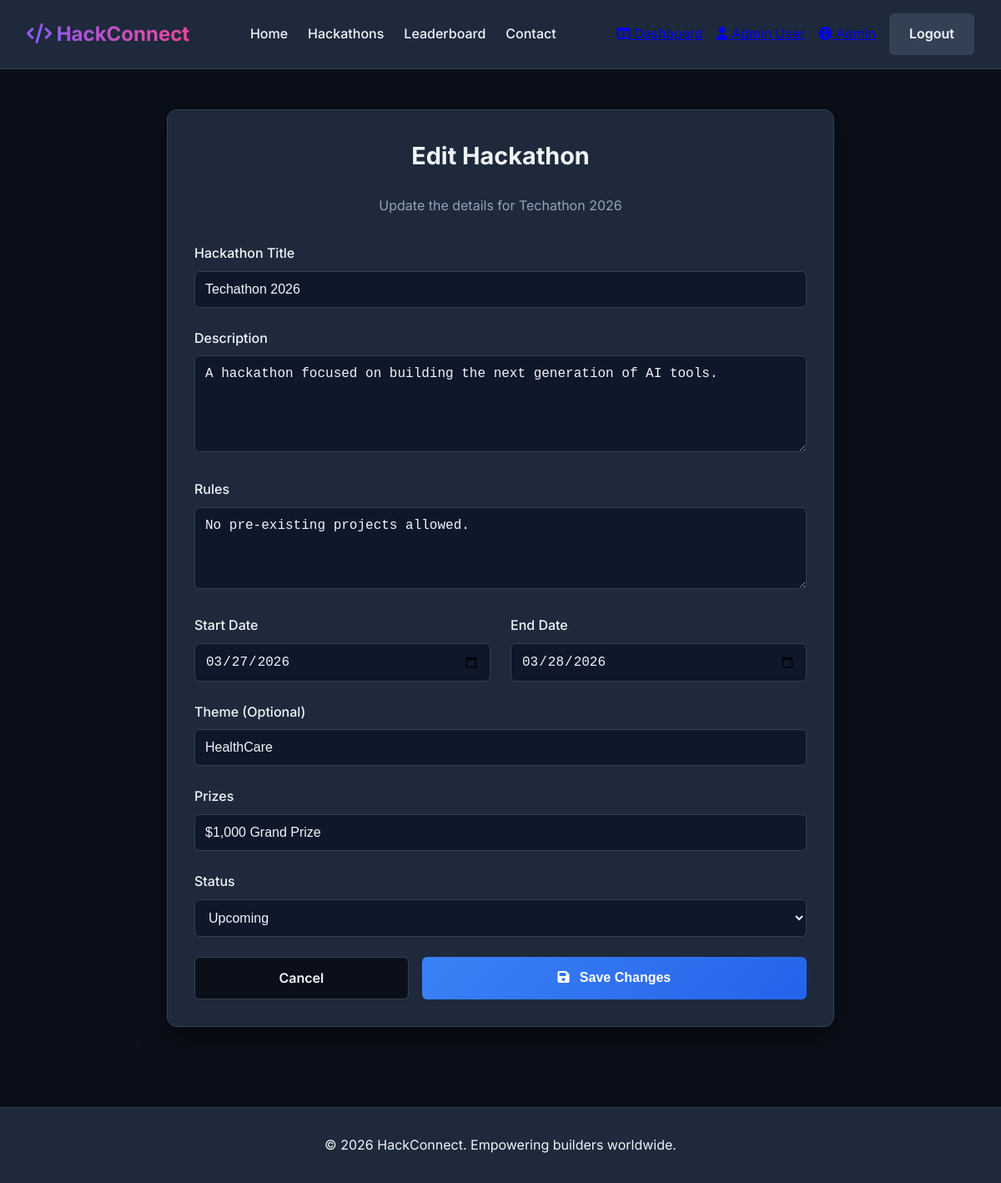
The app's page /hackathon/5/edit (signed in) with its own data.
### tables this page shows
CREATE TABLE hackathons (
    id INTEGER PRIMARY KEY AUTOINCREMENT,
    title TEXT NOT NULL,
    description TEXT NOT NULL,
    start_date TEXT NOT NULL,
    end_date TEXT NOT NULL,
    theme TEXT,
    rules TEXT,
    prize_info TEXT,
    status TEXT DEFAULT 'upcoming', -- 'upcoming', 'active', 'completed'
    organizer_id INTEGER NOT NULL, prizes TEXT,
    FOREIGN KEY(organizer_id) REFERENCES users(id)
);

### app.py (the view, shortened to what this page needs)
@app.route('/hackathon/<int:id>/edit', methods=['GET', 'POST'])
def edit_hackathon(id):
    if g.user is None or g.user['role'] not in ['admin', 'organizer']:
        flash('Unauthorized.', 'error')
        return redirect(url_for('dashboard'))
    conn = get_db_connection()
    hackathon = conn.execute('SELECT * FROM hackathons WHERE id = ?', (id,)).fetchone()
    if not hackathon or (hackathon['organizer_id'] != g.user['id'] and g.user['role'] != 'admin'):
        conn.close()
        flash('You do not have permission to edit this hackathon.', 'error')
        return redirect(url_for('admin'))
    conn.close()
    return render_template('edit_hackathon.html', hackathon=hackathon)

### app.py (called while the page is built)
def get_db_connection():
    conn = sqlite3.connect('database.db')
    conn.row_factory = sqlite3.Row
    return conn

@app.before_request
def load_logged_in_user():
    user_id = session.get('user_id')
    if user_id is None:
        g.user = None
    else:
        conn = get_db_connection()
        user = conn.execute('SELECT * FROM users WHERE id = ?', (user_id,)).fetchone()
        conn.close()
        if user:
            g.user = dict(user)
        else:
            g.user = None

### templates/edit_hackathon.html (shortened to what this page needs)
{% extends "layout.html" %}
{% block content %}
<div class="auth-container mt-4" style="max-width: 800px;">
    <h1 class="auth-title">Edit Hackathon</h1>
    <p style="text-align: center; color: var(--text-muted); margin-bottom: 2rem;">Update the details for {{ hackathon.title }}</p>
    <form method="post">
        <div class="form-group">
            <label for="title">Hackathon Title</label>
            <input type="text" name="title" id="title" class="form-control" value="{{ hackathon.title }}" required>
        </div>
        <div class="form-group">
            <label for="description">Description</label>
            <textarea name="description" id="description" class="form-control" rows="5" required>{{ hackathon.description }}</textarea>
        </div>
        <div class="form-group">
            <label for="rules">Rules</label>
            <textarea name="rules" id="rules" class="form-control" rows="4" required>{{ hackathon.rules if hackathon.rules else '' }}</textarea>
        </div>
        <div style="display: flex; gap: 1.5rem; flex-wrap: wrap;">
            <div class="form-group" style="flex: 1; min-width: 250px;">
                <label for="start_date">Start Date</label>
                <input type="date" name="start_date" id="start_date" class="form-control" value="{{ hackathon.start_date }}" required>
            </div>
            <div class="form-group" style="flex: 1; min-width: 250px;">
                <label for="end_date">End Date</label>
                <input type="date" name="end_date" id="end_date" class="form-control" value="{{ hackathon.end_date }}" required>
            </div>
        </div>
        <div class="form-group">
            <label for="theme">Theme (Optional)</label>
            <input type="text" name="theme" id="theme" class="form-control" value="{{ hackathon.theme }}">
        </div>
        <div class="form-group">
            <label for="prizes">Prizes</label>
            <input type="text" name="prizes" id="prizes" class="form-control" required value="{{ hackathon.prize_info if hackathon.prize_info else '' }}">
        </div>
        <div class="form-group">
            <label for="status">Status</label>
            <select name="status" id="status" class="form-control">
                <option value="upcoming" {% if hackathon.status == 'upcoming' %}selected{% endif %}>Upcoming</option>
            </select>
        </div>
        <div style="display: flex; gap: 1rem; margin-top: 1rem;">
            <a href="{{ url_for('admin') }}" class="btn" style="flex: 1; text-align: center; background: var(--bg-color); color: var(--text-color); border: 1px solid var(--border-color);">Cancel</a>
            <button type="submit" class="btn btn-primary" style="flex: 2;"><i class="fa-solid fa-floppy-disk" style="margin-right: 0.5rem;"></i> Save Changes</button>
        </div>
    </form>
</div>
{% endblock %}

### static/css/style.css (style rules this page uses)
:root { --bg-color: #0b0f19; --text-color: #f1f5f9; --text-muted: #94a3b8; --primary-color: #3b82f6; --secondary-color: #10b981; --card-bg: #1e293b; --border-color: #334155; --hover-bg: #2dd4bf; --gradient-start: #8b5cf6; --gradient-end: #ec4899; --input-bg: #0f172a; }
* { box-sizing: border-box; margin: 0; padding: 0; }
body { font-family: 'Inter', -apple-system, BlinkMacSystemFont, "Segoe UI", Helvetica, Arial, sans-serif; background-color: var(--bg-color); color: var(--text-color); line-height: 1.6; min-height: 100vh; display: flex; flex-direction: column; }
.auth-container { max-width: 400px; margin: 4rem auto; background: var(--card-bg); padding: 2rem; border-radius: 12px; border: 1px solid var(--border-color); box-shadow: 0 10px 30px rgba(0, 0, 0, 0.5); }
.auth-title { text-align: center; margin-bottom: 1.5rem; font-size: 1.8rem; font-weight: 700; }
.form-group { margin-bottom: 1.5rem; }
.form-group label { display: block; margin-bottom: 0.5rem; font-weight: 500; }
.form-control { width: 100%; padding: 0.75rem; background-color: var(--input-bg); border: 1px solid var(--border-color); color: var(--text-color); border-radius: 6px; font-size: 1rem; transition: border-color 0.3s ease, box-shadow 0.3s ease; }
.btn { display: inline-block; padding: 0.75rem 1.5rem; border-radius: 6px; font-size: 1rem; font-weight: 600; cursor: pointer; text-align: center; text-decoration: none; transition: all 0.3s ease; border: none; }
.btn-primary { background: linear-gradient(135deg, var(--primary-color), #2563eb); color: white; width: 100%; }
.mt-4 { margin-top: 1rem; }

### records on screen
hackathons: title "Techathon 2026", description "A hackathon focused on building the next generation of AI tools.", rules "No pre-existing projects allowed.", start_date "03/27/2026", end_date "03/28/2026", theme "HealthCare", prizes "$1,000 Grand Prize", status "Upcoming"
